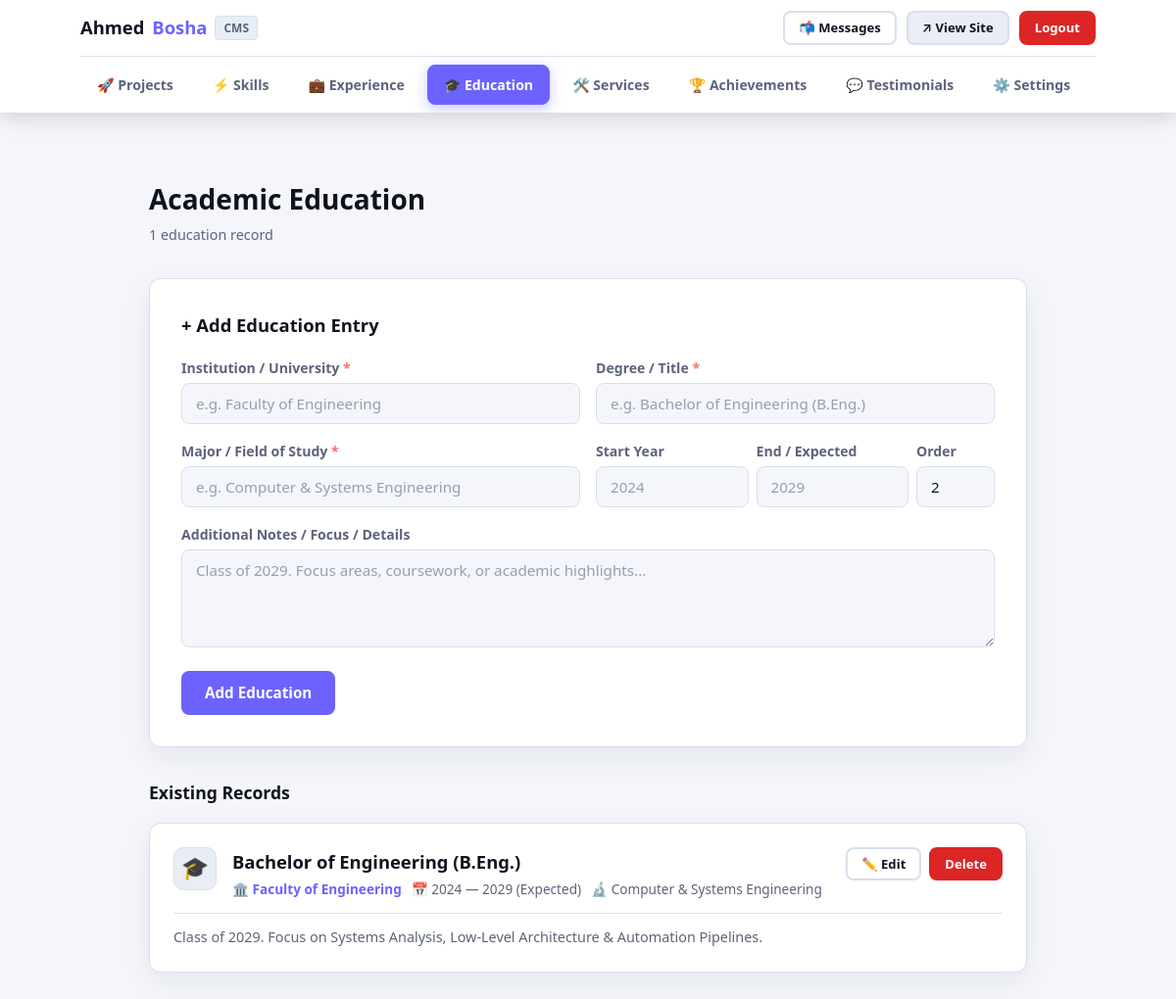
/admin/education (signed in), run on the app's committed database.
### tables this page shows
CREATE TABLE education (
            id                  INTEGER PRIMARY KEY AUTOINCREMENT,
            institution         TEXT    NOT NULL,
            degree              TEXT    NOT NULL,
            field_of_study      TEXT    NOT NULL,
            start_year          TEXT    NOT NULL,
            end_year            TEXT    NOT NULL,
            grade_or_details    TEXT,
            sort_order          INTEGER DEFAULT 0
        );

### app.py (the view)
@app.route("/admin/education")
@login_required
def admin_education():
    db = get_db()
    items = db.execute("SELECT * FROM education ORDER BY sort_order ASC, start_year DESC").fetchall()
    return render_template("admin/education.html", education_list=items)

### app.py (called while the page is built)
def get_db():
    if "db" not in g:
        g.db = sqlite3.connect(DATABASE)
        g.db.row_factory = sqlite3.Row
        g.db.execute("PRAGMA foreign_keys = ON")
    return g.db

def get_settings(db=None):
    if db is None:
        db = get_db()
    return db.execute("SELECT * FROM site_settings WHERE id = 1").fetchone()

@app.context_processor
def inject_globals():
    try:
        settings = get_settings()
        unread = get_db().execute(
            "SELECT COUNT(*) FROM messages WHERE is_read = 0"
        ).fetchone()[0]
    except Exception:
        settings = None
        unread = 0
    return dict(settings=settings, unread_count=unread)

def login_required(view):
    @functools.wraps(view)
    def wrapped(**kwargs):
        if not session.get("admin_logged_in"):
            flash("Please log in to access the dashboard.", "warning")
            return redirect(url_for("admin_login"))
        return view(**kwargs)
    return wrapped

### templates/admin/education.html (shortened to what this page needs)
{% extends "base.html" %}
{% block body %}
{% set active_tab = 'education' %}
{% include "admin/nav.html" %}
<main class="admin-main">
    <div class="container" style="max-width:960px;">
        <div class="admin-header">
            <div>
                <h1 class="admin-header__title">Academic Education</h1>
                <p class="admin-header__subtitle">{{ education_list | length }} education record{{ 's' if education_list | length != 1 }}</p>
            </div>
        </div>
        <div class="form-card" style="margin-bottom: var(--space-lg);">
            <h3 style="margin-bottom: var(--space-md); font-size: 1.15rem; font-weight: 700;">+ Add Education Entry</h3>
            <form method="POST" action="{{ url_for('admin_add_education') }}">
                <div class="form-row">
                    <div class="form-group">
                        <label class="form-label" for="inst">Institution / University <span class="required">*</span></label>
                        <input class="form-input" type="text" id="inst" name="institution" placeholder="e.g. Faculty of Engineering" required>
                    </div>
                    <div class="form-group">
                        <label class="form-label" for="deg">Degree / Title <span class="required">*</span></label>
                        <input class="form-input" type="text" id="deg" name="degree" placeholder="e.g. Bachelor of Engineering (B.Eng.)" required>
                    </div>
                </div>
                <div class="form-row">
                    <div class="form-group">
                        <label class="form-label" for="field">Major / Field of Study <span class="required">*</span></label>
                        <input class="form-input" type="text" id="field" name="field_of_study" placeholder="e.g. Computer &amp; Systems Engineering" required>
                    </div>
                    <div class="form-group" style="display: grid; grid-template-columns: 1fr 1fr 80px; gap: 8px;">
                        <div>
                            <label class="form-label" for="s_yr">Start Year</label>
                            <input class="form-input" type="text" id="s_yr" name="start_year" placeholder="2024" required>
                        </div>
                        <div>
                            <label class="form-label" for="e_yr">End / Expected</label>
                            <input class="form-input" type="text" id="e_yr" name="end_year" placeholder="2029" required>
                        </div>
                        <div>
                            <label class="form-label" for="s_ord">Order</label>
                            <input class="form-input" type="number" id="s_ord" name="sort_order" value="{{ (education_list | length) + 1 }}">
                        </div>
                    </div>
                </div>
                <div class="form-group">
                    <label class="form-label" for="details">Additional Notes / Focus / Details</label>
                    <textarea class="form-input form-textarea" id="details" name="grade_or_details" rows="2" placeholder="Class of 2029. Focus areas, coursework, or academic highlights..."></textarea>
                </div>
                <button type="submit" class="btn btn--primary">Add Education</button>
            </form>
        </div>
        {% if education_list %}
            <h3 style="margin-bottom: var(--space-md); font-size: 1.1rem; font-weight: 700;">Existing Records</h3>
            {% for edu in education_list %}
            <div class="admin-item-card" id="card-edu-{{ edu.id }}">
                <div class="admin-item-card__header">
                    <div class="admin-item-card__info">
                        <div class="admin-item-card__icon">🎓</div>
                        <div>
                            <h4 class="admin-item-card__title">{{ edu.degree }}</h4>
                            <div class="admin-item-card__meta">
                                <span>🏛️ {{ edu.institution }}</span>
                                <span class="admin-item-card__meta-tag">📅 {{ edu.start_year }} — {{ edu.end_year }}</span>
                                <span class="admin-item-card__meta-tag">🔬 {{ edu.field_of_study }}</span>
                            </div>
                        </div>
                    </div>
                    <div class="admin-item-card__actions">
                        <button type="button" class="btn btn--sm btn--outline" onclick="toggleEdit('edit-edu-{{ edu.id }}')">
                            ✏️ Edit
                        </button>
                        <form method="POST" action="{{ url_for('admin_delete_education', item_id=edu.id) }}"
                              style="display:inline;" onsubmit="return confirm('Delete this education entry?');">
                            <button type="submit" class="btn btn--sm btn--danger">Delete</button>
                        </form>
                    </div>
                </div>
                {% if edu.grade_or_details %}
                <p class="admin-item-card__desc">{{ edu.grade_or_details }}</p>
                {% endif %}
            </div>
            {% endfor %}
        {% else %}
        <div class="empty-state">
            <p>No education records added yet. Add your university / degree above!</p>
        </div>
        {% endif %}
    </div>
</main>
{% endblock %}

### data on the page
education: degree "Bachelor of Engineering (B.Eng.)", institution "Faculty of Engineering", start_year "2024", end_year "2029 (Expected)", field_of_study "Computer & Systems Engineering", grade_or_details "Class of 2029. Focus on Systems Analysis, Low-Level Architecture & Automation Pipelines."

### other printed values
{{ education_list | length }} "1"
